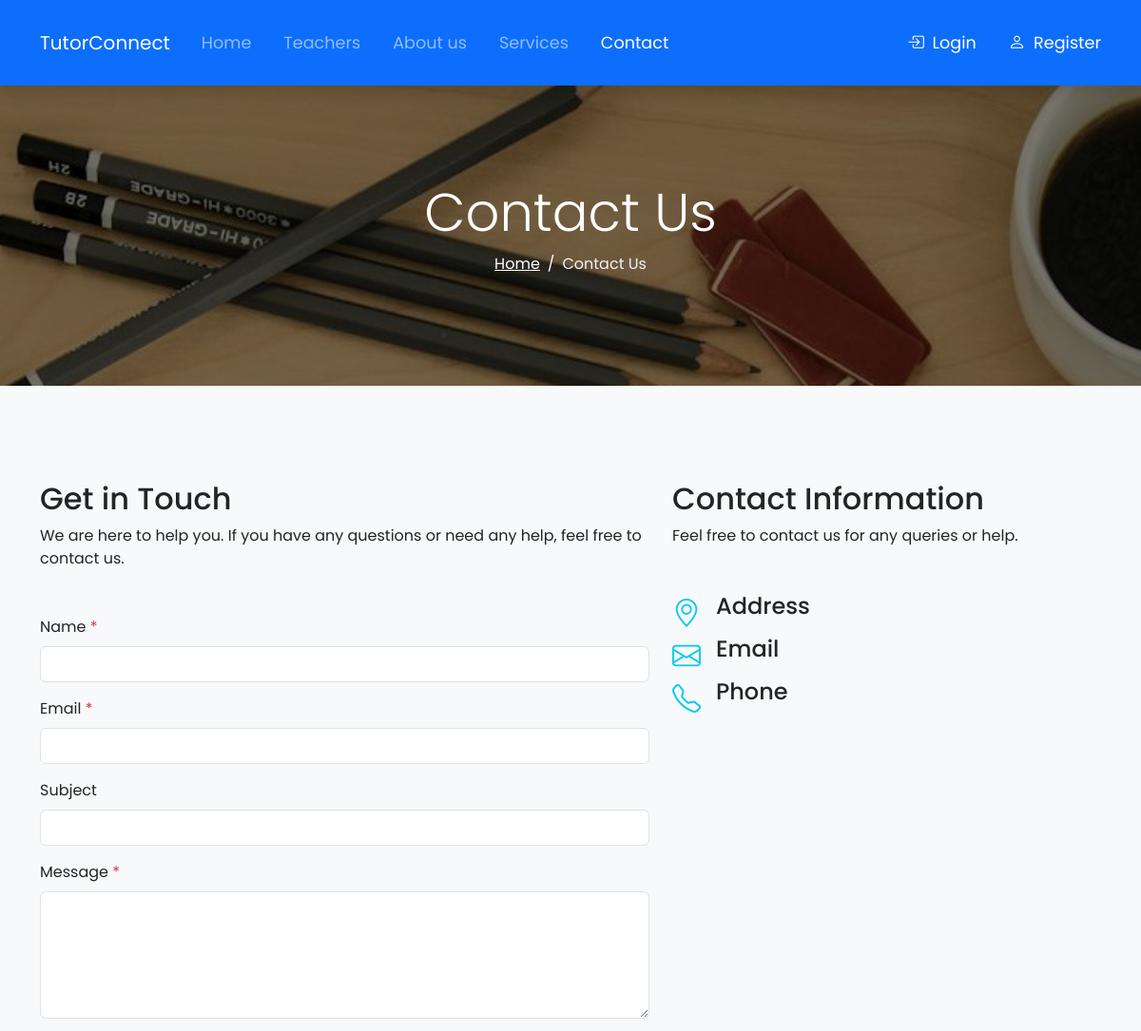
The app's page /contact.php (upper part), older data.
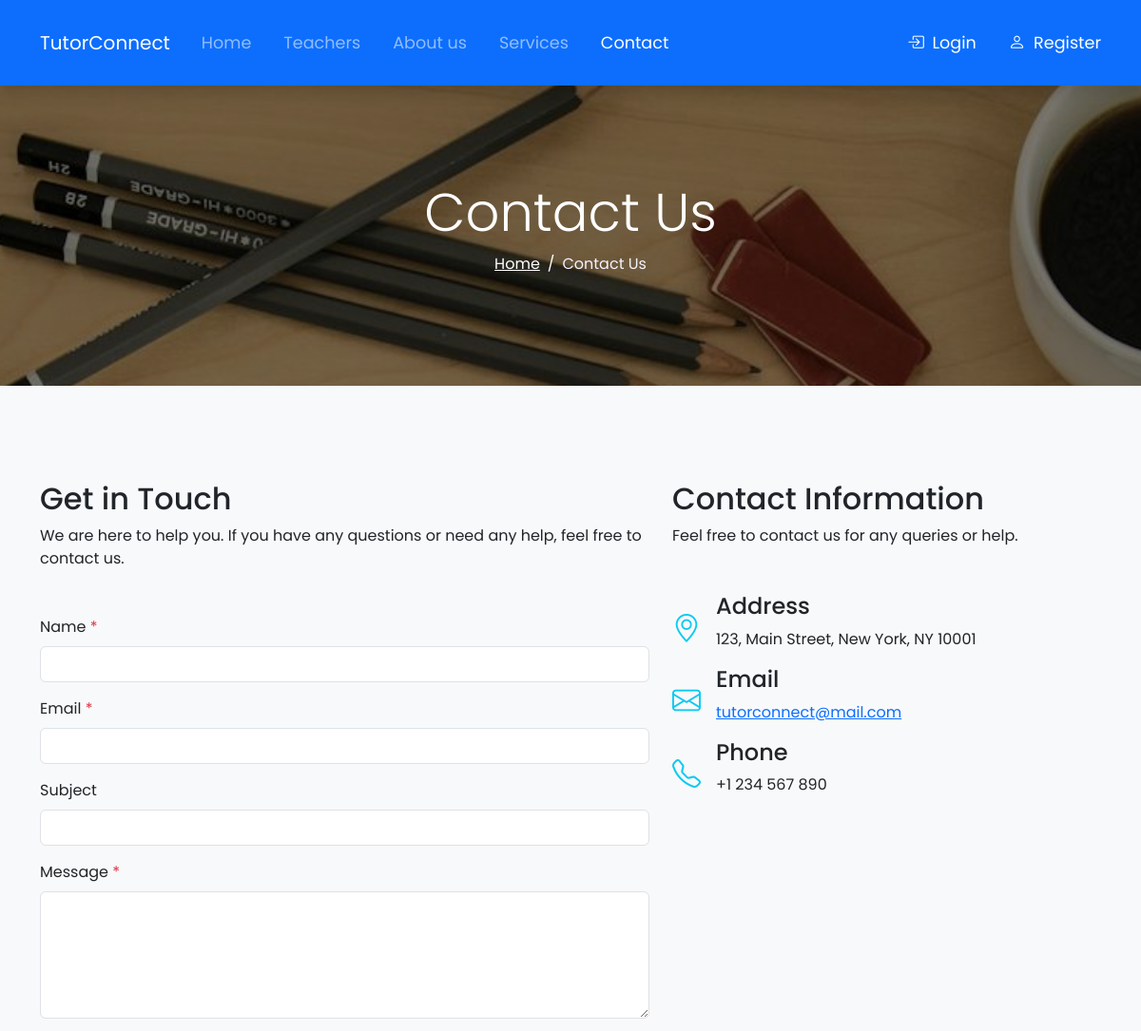
The same page, newer data.
### tables this page shows
CREATE TABLE `settings` (
  `id` int NOT NULL,
  `site_name` varchar(255) DEFAULT NULL,
  `about_title` text,
  `about_content` text,
  `about_image` varchar(255) DEFAULT NULL,
  `contact_mobile` varchar(255) DEFAULT NULL,
  `contact_email` varchar(255) DEFAULT NULL,
  `contact_address` varchar(255) DEFAULT NULL,
  `hero_title` varchar(255) DEFAULT NULL,
  `hero_subtitle` text,
  `hero_image` varchar(255) DEFAULT NULL
);

### contact.php (the view, shortened to what this page needs)
<?php include 'includes/header.php'; ?>
    <section class="breadcrumb-section section-padding text-center breadcrumb-bg">
        <div class="container">
            <div class="row">
                <div class="col-md-12">
                    <h2 class="breadcrumb-title display-4">Contact Us</h2>
                    <nav>
                        <ol class="breadcrumb
                        justify-content-center">
                            <li class="breadcrumb-item">
                                <a href="index.php">Home</a>
                            </li>
                            <li class="breadcrumb-item active">Contact Us</li>
                        </ol>
                    </nav>
                </div>
            </div>
        </div>
    </section>
    <section class="contact-section section-padding bg-light">
        <div class="container">
            <div class="row">
                <div class="col-md-7">
                    <h2 class="section-title">Get in Touch</h2>
                    <p class="section-text mb-5">We are here to help you. If you have any questions or need any help,
                        feel
                        free to contact us.</p>
                    <form action="contact.php" method="POST">
                        <div class="mb-3">
                            <label for="name" class="form-label">Name <span class="text-danger">*</span></label>
                            <input type="text" class="form-control" id="name" name="name" required>
                        </div>
                        <div class="mb-3">
                            <label for="email" class="form-label">Email <span class="text-danger">*</span></label>
                            <input type="email" class="form-control" id="email" name="email" required>
                        </div>
                        <div class="mb-3">
                            <label for="subject" class="form-label">Subject</label>
                            <input type="text" class="form-control" id="subject" name="subject" required>
                        </div>
                        <div class="mb-3">
                            <label for="message" class="form-label">Message <span class="text-danger">*</span></label>
                            <textarea class="form-control" id="message" rows="5" name="message" required></textarea>
                        </div>
                    </form>
                </div>
                <div class="col-md-5">
                    <h2 class="section-title">Contact Information</h2>
                    <p class="section-text mb-5">Feel free to contact us for any queries or help.</p>
                    <div class="contact-info">
                        <div class="contact-info-item d-flex align-items-center">
                            <i class="bi bi-geo-alt  text-info me-3" style="font-size: 30px;"></i>
                            <div>
                                <h4>Address</h4>
                                <p><?= $settings['contact_address'] ?></p>
                            </div>
                        </div>
                        <div class="contact-info-item d-flex align-items-center">
                            <i class="bi bi-envelope text-info me-3" style="font-size: 30px;"></i>
                            <div>
                                <h4>Email</h4>
                                <p>
                                    <a href="mailto:<?= $settings['contact_email'] ?>">
                                        <?= $settings['contact_email'] ?>
                                    </a>
                                </p>
                            </div>
                        </div>
                        <div class="contact-info-item d-flex align-items-center">
                            <i class="bi bi-telephone text-info me-3" style="font-size: 30px;"></i>
                            <div>
                                <h4>Phone</h4>
                                <p><?= $settings['contact_mobile'] ?></p>
                            </div>
                        </div>
                    </div>
                </div>
            </div>
        </div>
    </section>
<?php include 'includes/footer.php'; ?>

Row changes from the older to the newer data that the page shows:
added settings: contact_address "123, Main Street, New York, NY 10001", contact_email "tutorconnect@mail.com", contact_mobile "+1 234 567 890"
